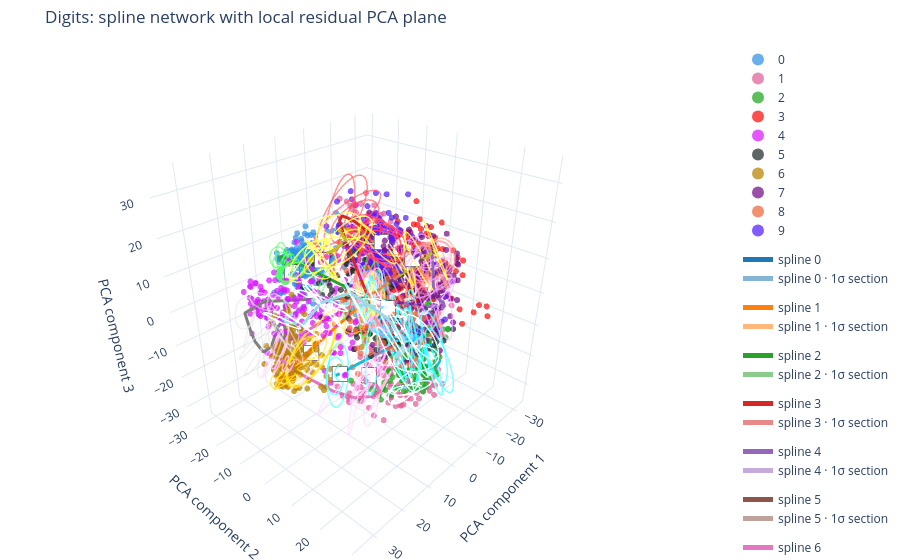

The cell this chart's notebook holds for it:
### Markdown cell above
## Rotate the 3D spline skeleton

Point color is the digit target. Hover a point for its spline assignment, longitudinal coordinate, residual norm, and PCA coordinates. Each spline is rendered with sampled 1σ cross-section ellipses.

### Code cell
import ipywidgets as widgets
from IPython.display import clear_output, display

dataset_selector = widgets.Dropdown(
    options=list(dataset_catalog),
    value='high-dimensional/digits',
    description='dataset',
    layout=widgets.Layout(width='360px'),
)
render_button = widgets.Button(
    description='Render selected dataset',
    button_style='primary',
)
render_output = widgets.Output()

def fit_selected_dataset(name):
    global X, y, model, result, figure
    X, y = dataset_catalog[name]
    is_binary_tree = name == 'synthetic/binary-tree'
    model = SplineGraphEmbedding(
        backbone_initialization='coarsen' if is_binary_tree else 'topological',
        n_centroids=36,
        persistence_threshold=None,
        spline_smoothing=0.02,
        max_cycles=0 if is_binary_tree else 4,
        random_state=0,
        standardize=True,
        persistence_max_points=60,
        spline_samples_per_node=12,
        topology_neighbors=6,
        use_local_pca=True,
        local_pca_neighbors=20,
        use_tangent_boundary_conditions=True,
    )
    with warnings.catch_warnings():
        warnings.filterwarnings(
            'ignore',
            message='Topological landmark constraints could not all be realized by the routing substrate\\.',
            category=RuntimeWarning,
        )
        result = model.fit_transform(X)
    print({
        'dataset': name,
        'observations': len(X),
        'features': X.shape[1],
        'cycles': model.realized_cycle_count_,
        'junctions': len(model.junctions_),
        'splines': len(model.routes_),
        'median residual': float(np.median(result.residual_norm)),
    })
    # Avoid one Plotly trace per unique value for continuous targets.
    plot_labels = y if len(np.unique(y)) <= 24 else None
    figure = plot_spline_3d(
        model,
        result,
        labels=plot_labels,
        title=f'{name}: spline skeleton with 1σ tangent-space sections',
        z_scale=1.0,
        point_size=3.5,
        n_spline_samples=24,
        ellipse_bandwidth=0.08,
    )
    figure.show()

def render_selected_dataset(_=None):
    with render_output:
        clear_output(wait=True)
        fit_selected_dataset(dataset_selector.value)

display(widgets.HBox([dataset_selector, render_button]))
display(render_output)
render_button.on_click(render_selected_dataset)
render_selected_dataset()
